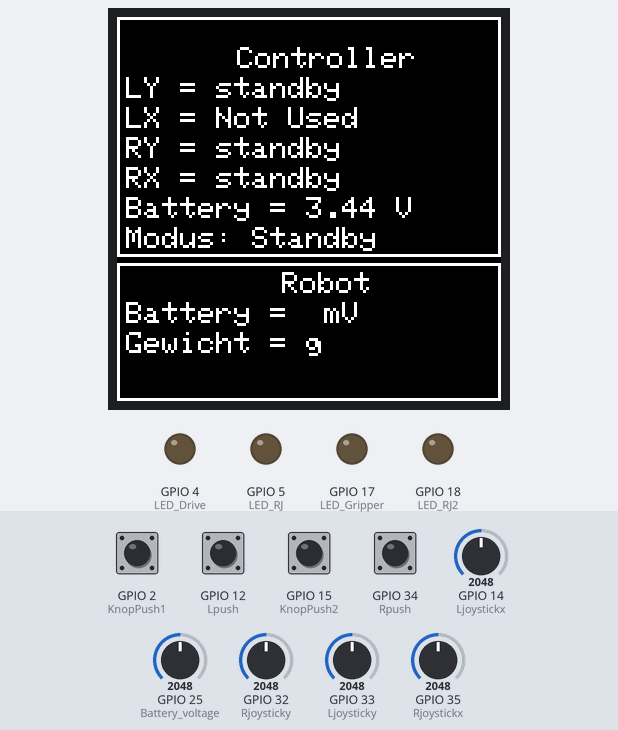
This sketch was run on a simulated ESP32. Shown: 128×128 colour display, output pins drawn as LEDs (lit = HIGH). Inputs (shaded band) come from the test bench; at power-on: GPIO 2 (KnopPush1), GPIO 12 (Lpush), GPIO 15 (KnopPush2), GPIO 34 (Rpush) LOW, GPIO 25 (Battery_voltage) = 2048, GPIO 14 (Ljoystickx) = 2048, GPIO 32 (Rjoysticky) = 2048, GPIO 33 (Ljoysticky) = 2048, GPIO 35 (Rjoystickx) = 2048. Nothing arrives over Bluetooth unless stated; what the sketch prints to the serial monitor is not drawn.

Above: at 1.4 s.
1.5 s: GPIO 12 (Lpush) pulled HIGH for 0.25 s
At 3.0 s:
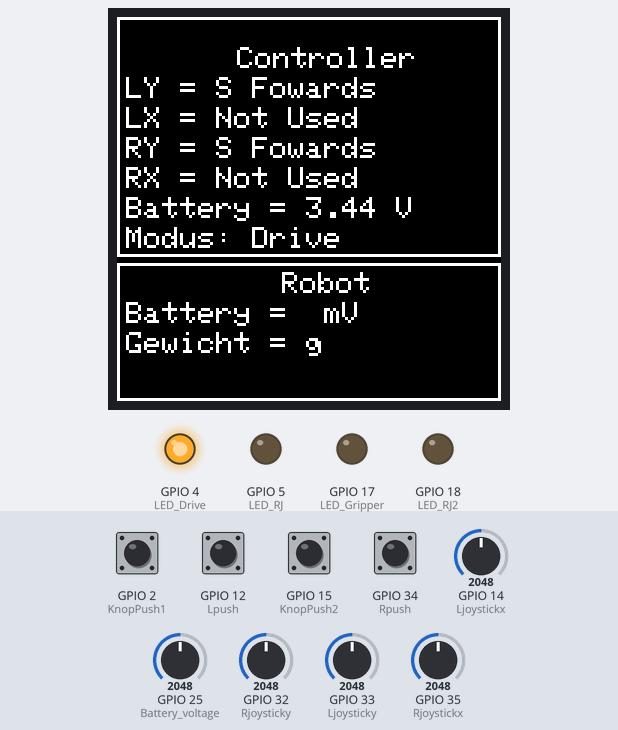
3.3 s: GPIO 34 (Rpush) pulled HIGH for 0.25 s
At 4.7 s:
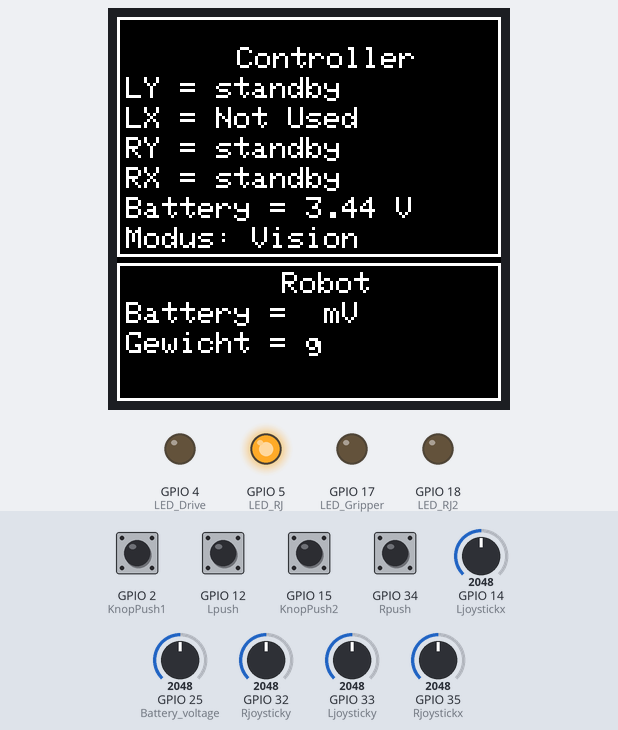
5.1 s: GPIO 34 (Rpush) pulled HIGH for 1 s
At 6.2 s:
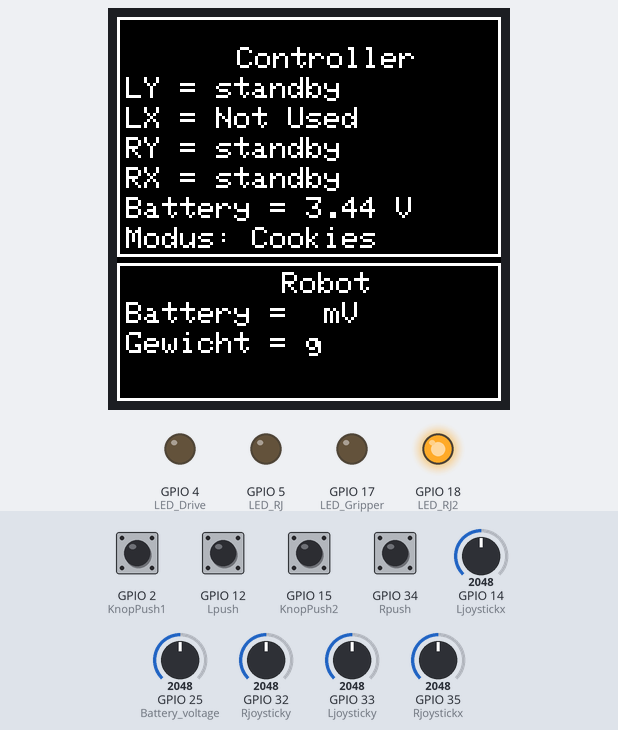
7.6 s: GPIO 34 (Rpush) pulled HIGH for 0.25 s
At 9.1 s:
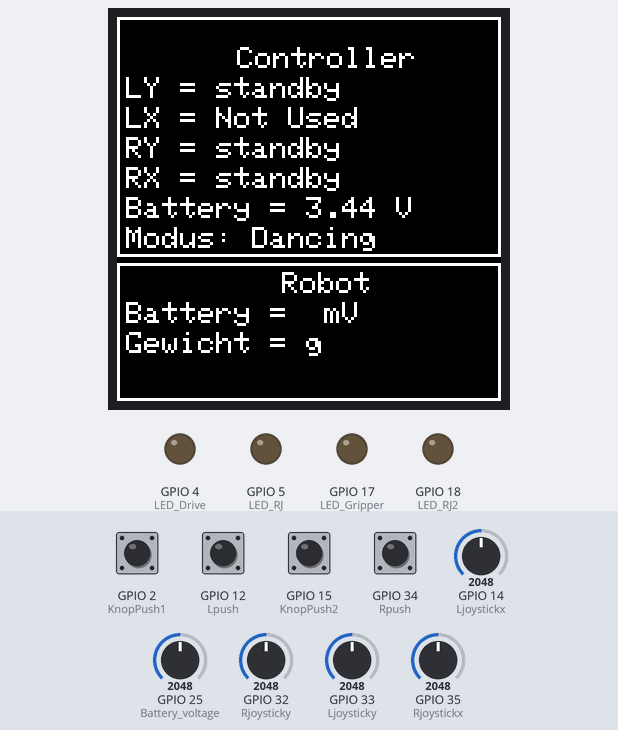
9.4 s: GPIO 25 (Battery_voltage) set to 1895
At 10.7 s:
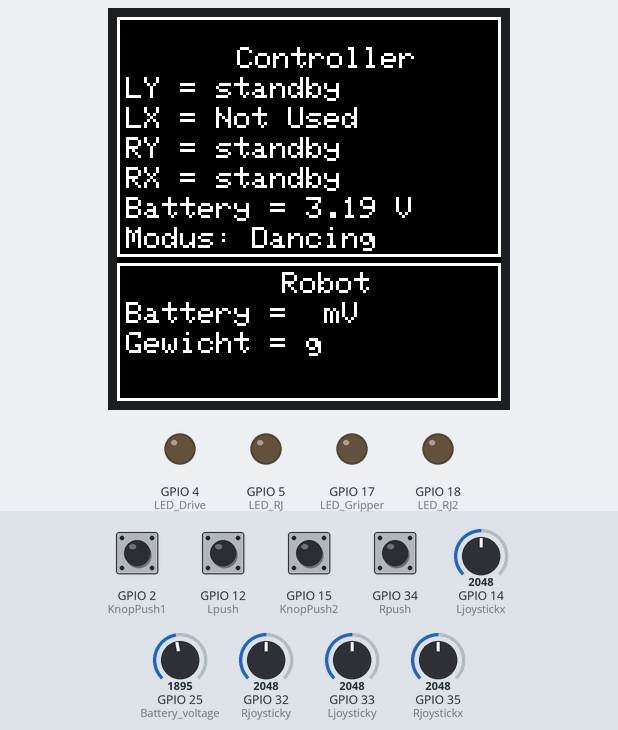
11.2 s: GPIO 15 (KnopPush2) pulled HIGH for 0.25 s
At 12.1 s:
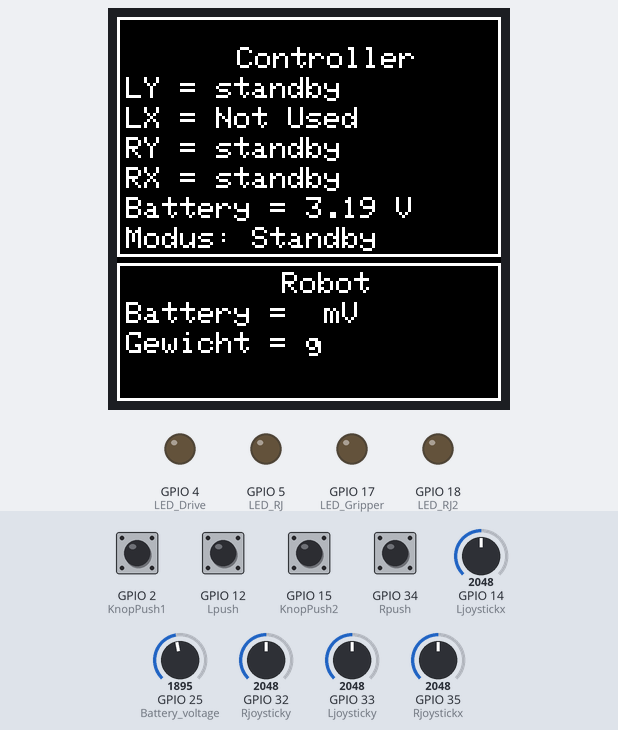
Timing chart, 0 to 14.0 s (numbered marks = the images above; inputs shaded):
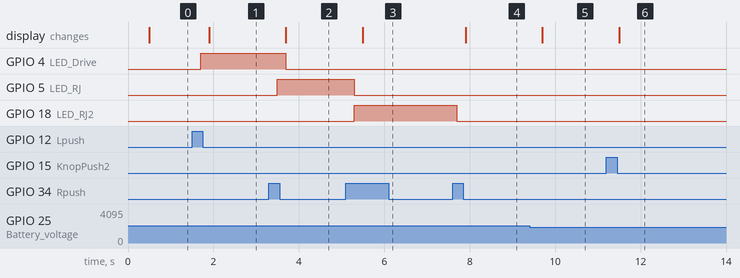

Measured:
- after the input at 1.5 s, GPIO 4 (LED_Drive): LOW → HIGH after 0.20 s; the display: changes after 0.40 s (image 1)
- after the input at 3.3 s, GPIO 4 (LED_Drive): HIGH → LOW after 0.40 s; GPIO 5 (LED_RJ): LOW → HIGH after 0.20 s; the display: changes after 0.40 s (image 2)
- after the input at 5.1 s, GPIO 5 (LED_RJ): HIGH → LOW after 0.20 s; GPIO 18 (LED_RJ2): LOW → HIGH after 0.20 s; the display: changes after 0.40 s (image 3)
- after the input at 7.6 s, GPIO 18 (LED_RJ2): HIGH → LOW after 0.10 s; the display: changes after 0.30 s (image 4)
- after the input at 9.4 s, the display: changes after 0.30 s (image 5)
- after the input at 11.2 s, the display: changes after 0.30 s (image 6)

The sketch:

bluetooth.ino
```cpp
//Library
#include "BluetoothSerial.h"
#include <ArduinoJson.h>
#include "esp_bt_device.h"
#include <Adafruit_SSD1327.h>
#include <Adafruit_GFX.h>

const int Battery_voltage = 25;

//LEDs
const int LED_Drive = 4;
const int LED_Gripper = 17;
const int LED_RJ = 5;
const int LED_RJ2 = 18;

//Push Buttons
const int KnopPush1 = 2;
const int KnopPush2 = 15;

int KnopPush1_state = 0;
int KnopPush1_state_old = 0;
int KnopPush2_state = 0;
int KnopPush2_state_old = 0;

//Right
const int Rjoystickx = 35;
const int Rjoysticky = 32;

const int Rpush = 34;
int Rpush_state = 0;

int Rjoyvaluex = 0;
int Rjoyvaluey = 0;

int Rstate = 0;
int Rknop_oud = 0;

String RXstr ="RX";
char RXchar [7];

String RYstr ="RY";
char RYchar [7];
//-------------------------------------
//left
const int Ljoystickx = 14;
const int Ljoysticky = 33;

const int Lpush = 12;
int Lpush_state =0;

int Ljoyvaluex = 0;
int Ljoyvaluey = 0;

int Lstate = 0;
int Lknop_oud = 0;

String LXstr ="LX";
char LXchar [7];

String LYstr ="LY";
char LYchar [7];

// IN USE: CASTS CHARARRAY BACK TO STRING -> CAN BE REMOVED ONCE THIS VERSION IS DEFINITIVE
String aStringObject;
//------------------------------------

// Check if Bluetooth configs are enabled
#if !defined(CONFIG_BT_ENABLED) || !defined(CONFIG_BLUEDROID_ENABLED)
#error Bluetooth is not enabled! Please run `make menuconfig` to and enable it
#endif

// Used for I2C or SPI
#define OLED_RESET -1

// I2C
Adafruit_SSD1327 display(128, 128, &Wire, OLED_RESET, 1000000);

// Bluetooth Serial object
BluetoothSerial SerialBT;

//Receive messages
char incomingChar;
String message = "";

//Timer
unsigned long previousMillis = 0;
const long interval = 100;

void setup() {
  Serial.begin(115200);
  // Bluetooth device name
  SerialBT.begin("ESP32groep6");

  if ( ! display.begin(0x3C) ) {
     Serial.println("Unable to initialize OLED");
     while (1) yield();
  }
   pinMode(Rpush, INPUT);
   pinMode(Lpush, INPUT);
   pinMode(KnopPush1, INPUT);
   pinMode(KnopPush2, INPUT);
   pinMode(LED_Drive, OUTPUT);
   pinMode(LED_Gripper, OUTPUT);
   pinMode(LED_RJ, OUTPUT);
   pinMode(LED_RJ2, OUTPUT);
   pinMode(Battery_voltage, INPUT);
}

void loop() {
  aStringObject = LYstr, LXstr, RYstr, RXstr;

  DynamicJsonBuffer jBuffer;
  JsonObject& root = jBuffer.createObject();

  unsigned long currentMillis = millis();

    //push buttons
    Rpush_state = digitalRead(Rpush);
    Lpush_state = digitalRead(Lpush);
    KnopPush1_state = digitalRead(KnopPush1);
    KnopPush2_state = digitalRead(KnopPush2);

    //Druk knop 1
    /*if (KnopPush1_state_old != KnopPush1_state) {
        KnopPush1_state_old = KnopPush1_state;
        if(KnopPush1_state == HIGH){
           switch(KnopPush1_state) {
             case 0:
                KnopPush1_state = 1;
                break;

             case 1:
                KnopPush1_state = 0;
                break;
          }
        }
     }*/

    if (KnopPush2_state_old != KnopPush2_state) {
        KnopPush2_state_old = KnopPush2_state;
        if(KnopPush2_state == HIGH){
          Lstate = 0;
          Rstate = 0;
        }
     }
    //Druk knop 2
    /*if (KnopPush2_state_old != KnopPush2_state) {
        KnopPush2_state_old = KnopPush2_state;
        if(KnopPush2_state == HIGH){
          Lstate = 0;
          Rstate = 0;
           switch(KnopPush2_state) {
             case 0:
                KnopPush2_state = 1;
                break;

             case 1:
                KnopPush2_state = 0;
                break;
          }
        }
     }*/

    //Left joystick button
    if(Lpush_state != Lknop_oud){
      Lknop_oud = Lpush_state;

      if(Lpush_state == HIGH){
        Rstate = 0;
         switch(Lstate) {
           case 0:
              Lstate = 1;
              break; /* optional */

           case 1:
              Lstate = 2;
              break; /* optional */

           /* you can have any number of case statements */
           case 2: /* Optional */
           Lstate = 1;
           break;
        }
      }
    }

    if(Lstate == 0){
      digitalWrite(LED_Drive, LOW);
      digitalWrite(LED_Gripper, LOW);
    }
    if(Lstate == 1){
      digitalWrite(LED_Drive, HIGH);
      digitalWrite(LED_Gripper, LOW);
    }
    if(Lstate == 2){
      digitalWrite(LED_Drive, LOW);
      digitalWrite(LED_Gripper, HIGH);
    }

    //Right joystick button
    if(Rpush_state != Rknop_oud){
      Rknop_oud = Rpush_state;

      if(Rpush_state == HIGH){
        Lstate = 0;
         switch(Rstate) {
           case 0:
              Rstate = 1;
              break; /* optional */

           case 1:
              Rstate = 2;
              break; /* optional */

           /* you can have any number of case statements */
           case 2: /* Optional */
           Rstate = 3;
           break;

           case 3:
              Rstate = 1;
              break; /* optional */
        }
      }
    }
    //LED status
    if(Rstate == 0 and Lstate == 0){
      digitalWrite(LED_RJ, LOW);
      digitalWrite(LED_RJ2, LOW);
      digitalWrite(LED_Drive, LOW);
      digitalWrite(LED_Gripper, LOW);
    }
    if(Rstate == 1){
      digitalWrite(LED_RJ, HIGH);
      digitalWrite(LED_RJ2, LOW);
    }
    if(Rstate == 2){
      digitalWrite(LED_RJ, LOW);
      digitalWrite(LED_RJ2, HIGH);
    }
    if(Rstate == 3){
      digitalWrite(LED_RJ, LOW);
      digitalWrite(LED_RJ2, LOW);
    }
  //waardes op scherm laten zien en versturen via Bluetooth
  if (currentMillis - previousMillis >= interval){
    previousMillis = currentMillis;

    //display schoonmaken
    display.clearDisplay();
    testdrawrect();

    //Y waarde Left
    Ljoyvaluey = analogRead(Ljoysticky);
    display.setCursor(3,20);
    display.print("LY = ");
    if(Lstate ==2){
      if(Ljoyvaluey > 4000){
        display.print("Lift up");
      }
      else if(Ljoyvaluey <1){
        display.print("Lift down");
      }
      else {
        display.print("Lift standby");
      }
    }
    if(Lstate == 1){
      if(Ljoyvaluey > 4000){
        display.print("F Forward");
      }
      else if(Ljoyvaluey <1){
        display.print("F Backwards");
      }
      else if(Ljoyvaluey > 0 and Ljoyvaluey <1910){
        display.print("S Backwards");
      }
      else if(Ljoyvaluey > 1935 and Ljoyvaluey <4001){
        display.print("S Fowards");
      }
      else {
        display.print("Hold");
      }
    }
    if(Lstate == 0){
      display.print("standby");
    }

    //X waarde Left
    Ljoyvaluex = analogRead(Ljoystickx);
    display.setCursor(3,30);
    display.print("LX = Not Used");

    //Y waarde Right
    Rjoyvaluey = analogRead(Rjoysticky);
    display.setCursor(3,40);
    display.print("RY = ");
    if(Lstate == 1){
      if(Rjoyvaluey > 4000){
        display.print("F Forward");
      }
      else if(Rjoyvaluey <1){
        display.print("F Backwards");
      }
      else if(Rjoyvaluey > 0 and Rjoyvaluey <1917){
        display.print("S Backwards");
      }
      else if(Rjoyvaluey > 1990 and Rjoyvaluey <4001){
        display.print("S Fowards");
      }
      else {
        display.print("Hold");
      }
    }
    if(Lstate == 0){
      display.print("standby");
    }
    if(Lstate == 2){
      display.print("Not Used");
    }

    //X waarde Right
    Rjoyvaluex = analogRead(Rjoystickx);
    display.setCursor(3,50);
    display.print("RX = ");
    if(Lstate == 2){
      if(Rjoyvaluex > 4000){
        display.print("Gripper close");
      }
      else if(Rjoyvaluex <1){
        display.print("Gripper open ");
      }
      else {
        display.print("Gripper standby");
      }
    }
    if(Lstate == 0){
      display.print("standby");
    }
    if(Lstate == 1){
      display.print("Not Used");
    }

    LYstr = String(Ljoyvaluey);
    LXstr = String(Ljoyvaluex);
    RYstr = String(Rjoyvaluey);
    RXstr = String(Rjoyvaluex);

    root["LY"] = String(Ljoyvaluey);
    root["LX"] = String(Ljoyvaluex);
    root["RY"] = String(Rjoyvaluey);
    root["RX"] = String(Rjoyvaluex);
    root["driveOrGrip"] = String(Lstate);
    root["flag"] = String(Rstate);
//    root["dance"] = String(KnopPush2_state);


    String json;
    root.printTo(json);
    Serial.println(json);//THIS LINE SHOULD BE REMOVED ONCE WE INTEGRATE
    SerialBT.println(json);

    //Controller
    display.setCursor(40,10);
    display.print("Controller");
    display.setCursor(3,70);
    display.print("Modus: ");

    //Modus weergeven
    if (Lstate == 0 and Rstate ==0 ){
      display.print("Standby");
    }
    else if (Lstate == 1){
       display.print("Drive");
    }
    else if (Lstate == 2){
      display.print("Gripper");
    }
    else if (Lstate == 0 and Rstate == 1){
      display.print("Vision");
    }
    else if (Lstate == 0 and Rstate == 2){
      display.print("Cookies");
    }
    else if (Lstate == 0 and Rstate == 3){
      display.print("Dancing");
    }

    //Robot
    display.setCursor(55,85);
    display.print("Robot");
    display.setCursor(3,95);
    display.print("Battery = ");
    display.print(" mV");
    display.setCursor(3,105);
    display.print("Gewicht = ");
    display.print("g");

    //Battery voltage controller
    display.setCursor(3,60);
    display.print("Battery = ");
    display.print((float)analogRead(Battery_voltage)*0.001681727234, 2);
    display.print(" V");
  }

    //Op het scherm laten zien
    display.display();

  //Receive messages
  if (SerialBT.available()){
    char incomingChar = SerialBT.read();
    if (incomingChar != '\n'){
      message += String(incomingChar);
    }
    else{
      message = "";
    }
    //Serial.write(incomingChar);
  }
}

void testdrawrect(void) {

    display.drawRect(0, 0, 128, 80, SSD1327_WHITE);
    display.drawRect(0, 82, 128, 46, SSD1327_WHITE);

}
```
